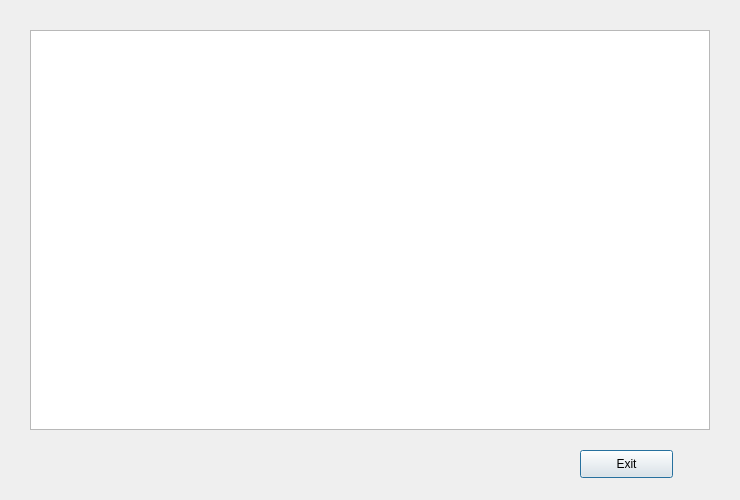
<?xml version="1.0" encoding="UTF-8"?>
<ui version="4.0">
 <class>HtlCheckOrderPage</class>
 <widget class="QDialog" name="HtlCheckOrderPage">
  <property name="geometry">
   <rect>
    <x>0</x>
    <y>0</y>
    <width>740</width>
    <height>500</height>
   </rect>
  </property>
  <property name="windowTitle">
   <string>Dialog</string>
  </property>
  <widget class="QPushButton" name="ExitBtn">
   <property name="geometry">
    <rect>
     <x>580</x>
     <y>450</y>
     <width>93</width>
     <height>28</height>
    </rect>
   </property>
   <property name="text">
    <string>Exit</string>
   </property>
  </widget>
  <widget class="QTableView" name="tableView">
   <property name="geometry">
    <rect>
     <x>30</x>
     <y>30</y>
     <width>680</width>
     <height>400</height>
    </rect>
   </property>
  </widget>
 </widget>
 <resources/>
 <connections/>
</ui>
